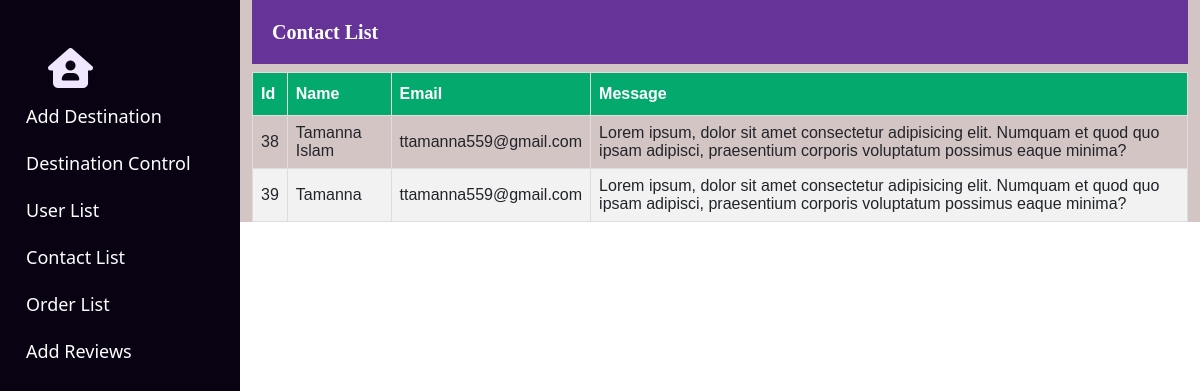
Page /dashboard/contact_list.php (signed in) on the committed database.
### tables this page shows
CREATE TABLE `contact` (
  `id` int(255) NOT NULL,
  `name` varchar(255) NOT NULL,
  `email` varchar(255) NOT NULL,
  `msg` varchar(255) NOT NULL
);

### dashboard/contact_list.php (the view, shortened to what this page needs)
<?php
$conn = mysqli_connect('localhost','root','','travel') or die('connection failed');
?>
<link rel="stylesheet" href="style.css">
    <section id="dashboard">
        <div>
        <?php
    @include 'sidenav.php';
    ?>
            <div class="content">
                <div id="destination-control">
                    <div class="container">
                        <h6 class="title">Contact List</h6>
                        <?php
$result=mysqli_query($conn,"SELECT * FROM contact") or die ("Queary failed");
if(mysqli_num_rows($result)>0){
    ?>
    <table cellpadding="7px"  id="customers">
        <thead>
        <th>Id</th>
        <th>Name</th>
        <th>Email</th>
        <th>Message</th>
        </thead>
        <tbody>
             <?php while ($row=mysqli_fetch_assoc($result))
            {
            ?>
            <tr>
                <td><?php echo $row['id'];?></td>
                <td><?php echo $row['name'];?></td>
                <td><?php echo $row['email'];?></td>
                <td><?php echo $row['msg'];?></td>
            </tr>
            <?php } ?>
        </tbody>
    </table>
                    </div>
                </div>
    <?php
 }
 ?>
</div>
</div>
</section>

### dashboard/style.css (style rules this page uses)
#customers { font-family: Arial, Helvetica, sans-serif; border-collapse: collapse; width: 100%; }
#customers td, #customers th { border: 1px solid #ddd; padding: 8px; margin: 10px; }
#customers tr:nth-child(even) { background-color: #f2f2f2; }
#customers th { padding-top: 12px; padding-bottom: 12px; text-align: left; background-color: #04AA6D; color: white; }

### css/Dashboard.css (style rules this page uses)
* { box-sizing: border-box; }
#dashboard .content { width: 80%; height: auto; background: #d4c5c5; position: absolute; right: 0; top: 0; }
#destination-control .title { background: rebeccapurple; color: white; padding: 20px; font-weight: 700; font-size: 20px; font-family: serif; }

### rows in the picture
contact: id "38", name "Tamanna Islam", email "ttamanna559@gmail.com", msg "Lorem ipsum, dolor sit amet consectetur adipisicing elit. Numquam et quod quo ipsam adipisci, praesentium corporis voluptatum possimus eaque minima?"
contact: id "39", name "Tamanna", email "ttamanna559@gmail.com", msg "Lorem ipsum, dolor sit amet consectetur adipisicing elit. Numquam et quod quo ipsam adipisci, praesentium corporis voluptatum possimus eaque minima?"
